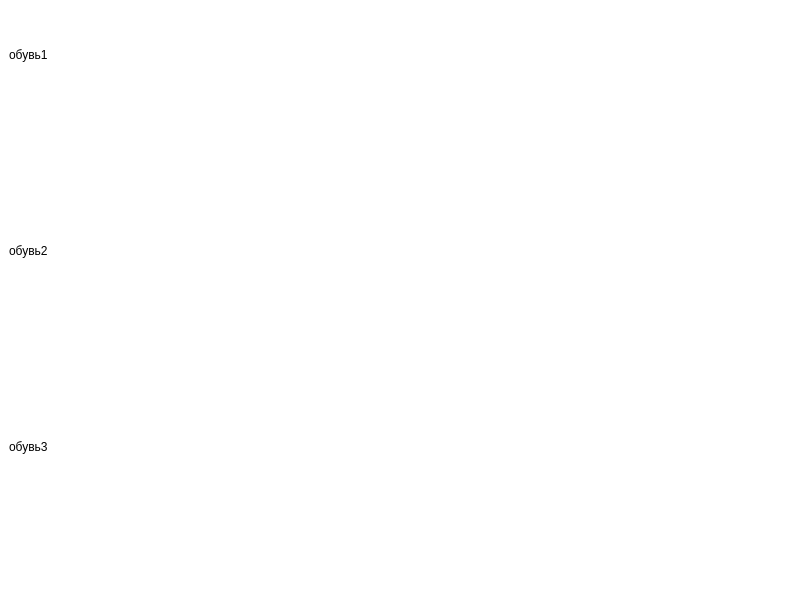
<?xml version="1.0" encoding="UTF-8"?>
<ui version="4.0">
 <class>MainWindow</class>
 <widget class="QMainWindow" name="MainWindow">
  <property name="geometry">
   <rect>
    <x>0</x>
    <y>0</y>
    <width>800</width>
    <height>600</height>
   </rect>
  </property>
  <property name="windowTitle">
   <string>MainWindow</string>
  </property>
  <property name="styleSheet">
   <string notr="true">background-color: rgb(255, 255, 255)</string>
  </property>
  <widget class="QWidget" name="centralwidget">
   <layout class="QVBoxLayout" name="verticalLayout">
    <item>
     <layout class="QVBoxLayout" name="verticalLayout_2">
      <item>
       <widget class="QLabel" name="label_6">
        <property name="text">
         <string>обувь1</string>
        </property>
       </widget>
      </item>
      <item>
       <widget class="QLabel" name="label_3">
        <property name="maximumSize">
         <size>
          <width>100</width>
          <height>100</height>
         </size>
        </property>
        <property name="text">
         <string/>
        </property>
        <property name="pixmap">
         <pixmap>../imaqes/pin.png</pixmap>
        </property>
        <property name="scaledContents">
         <bool>true</bool>
        </property>
       </widget>
      </item>
      <item>
       <widget class="QLabel" name="label">
        <property name="text">
         <string>обувь2</string>
        </property>
       </widget>
      </item>
      <item>
       <widget class="QLabel" name="label_5">
        <property name="maximumSize">
         <size>
          <width>100</width>
          <height>100</height>
         </size>
        </property>
        <property name="text">
         <string/>
        </property>
        <property name="pixmap">
         <pixmap>../imaqes/pin.png</pixmap>
        </property>
        <property name="scaledContents">
         <bool>true</bool>
        </property>
       </widget>
      </item>
      <item>
       <layout class="QHBoxLayout" name="horizontalLayout">
        <item>
         <widget class="QLabel" name="label_2">
          <property name="text">
           <string>обувь3</string>
          </property>
         </widget>
        </item>
       </layout>
      </item>
      <item>
       <widget class="QLabel" name="label_4">
        <property name="maximumSize">
         <size>
          <width>100</width>
          <height>100</height>
         </size>
        </property>
        <property name="text">
         <string/>
        </property>
        <property name="pixmap">
         <pixmap>../imaqes/pin.png</pixmap>
        </property>
        <property name="scaledContents">
         <bool>true</bool>
        </property>
       </widget>
      </item>
     </layout>
    </item>
   </layout>
  </widget>
 </widget>
 <resources/>
 <connections/>
</ui>
